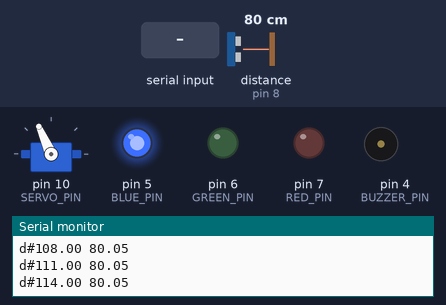
Simulated run of this sketch. Board: Arduino Uno, built with avr-gcc and run on an emulated ATmega328P. Parts: servo, output pins drawn as LEDs (lit = HIGH), buzzer (waves = sounding), the last lines printed to the serial monitor. Wiring (inferred from the names in the program): ultrasonic range finder: trigger pin 9; echo pin 8. Inputs (shaded band) come from the test bench; at power-on: distance to the obstacle (sensor on pin 8) 80 cm. The echo pulse lasts 58.3 µs per cm; pins used as bus, display or sensor lines are not drawn.

Above: at 1.2 s.
1.3 s: distance to the obstacle (sensor on pin 8) set to 34 cm
At 1.78 s:
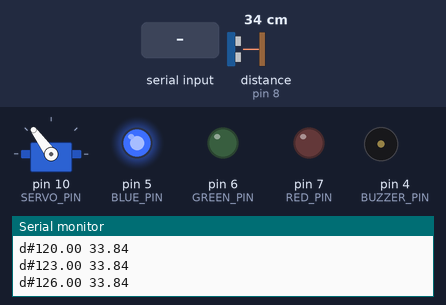
4.3 s: distance to the obstacle (sensor on pin 8) set to 27 cm
At 4.39 s:
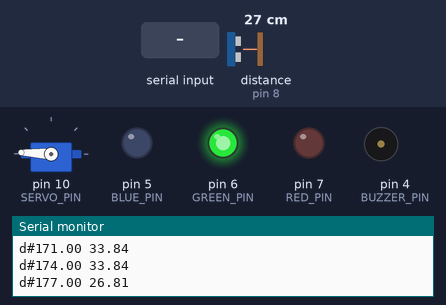
7.3 s: "r\n" received over the second serial link
10.3 s: distance to the obstacle (sensor on pin 8) set to 2 cm
At 10.52 s:
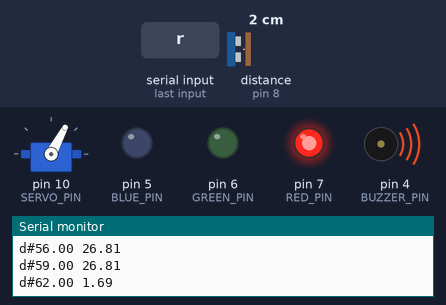
13.3 s: "r\n" received over Serial
16.3 s: distance to the obstacle (sensor on pin 8) set to 18 cm
At 16.43 s:
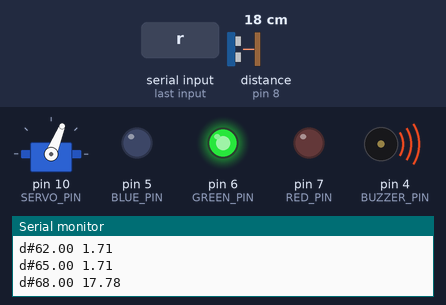
Timing chart, 0 to 22.7 s (numbered marks = the images above; inputs shaded):
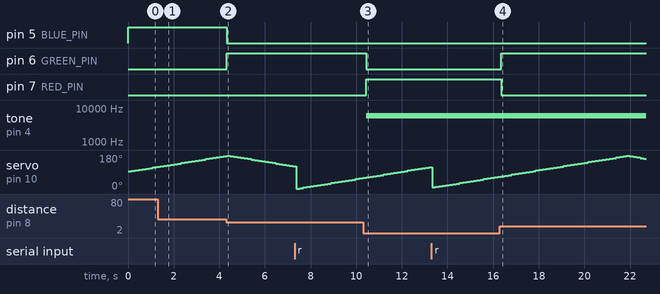

The sketch:

ardunio.ino
```cpp
#include <Servo.h>
#include <SoftwareSerial.h>


// << PINS >>
// BUZZER
const int BUZZER_PIN = 4;

// SONAR
const int TRIGGER_PIN = 9;
const int ECHO_PIN = 8;

// SERVO
const int SERVO_PIN = 10;

// LED
const int GREEN_PIN = 6;
const int BLUE_PIN = 5;
const int RED_PIN = 7;

// BLUETOOTH
const int BLUETOOTH_TX_PIN = 0;
const int BLUETOOTH_RX_PIN = 1;

void broadcastData(float, float);


// SONAR
const float MILLIS_TO_CM = 0.01723;
long duration;

float fetchDistance()
{
	// Set pin to output
    pinMode(TRIGGER_PIN, OUTPUT);

	// Send pulse
    digitalWrite(TRIGGER_PIN, LOW);
    delayMicroseconds(2);
    digitalWrite(TRIGGER_PIN, HIGH);
    delayMicroseconds(10);
    digitalWrite(TRIGGER_PIN, LOW);

	// Set pin to input, unnecessary in this case
    pinMode(ECHO_PIN, INPUT);

	// Read data
    duration = pulseIn(ECHO_PIN, HIGH);
    return duration * MILLIS_TO_CM;

}

// BUZZER
// Buzz different sounds depending on distance
void buzz(const float distance) {
  if(distance < 5) tone(BUZZER_PIN, 6000);
  else if(distance < 10) tone(BUZZER_PIN, 4000);
  else if(distance < 15) tone(BUZZER_PIN, 2000);
}


// LED
// Define pins
const int COLOR_PINS[3] = {BLUE_PIN, RED_PIN, GREEN_PIN};

int activePin = -1;

// Loop all pins and set all low except the activated one
void setColor(const int color) {
    if(activePin == color) return;
    activePin = color;

    for(int pin : COLOR_PINS) {
        if(pin == color) digitalWrite(color, HIGH);
        else digitalWrite(pin, LOW);
    }
}

// SERVO
Servo servo;
const int MAX_ANGLE = 175;
const int MIN_ANGLE = 5;
const int STEP = 3;

int angle = 0;
int reverse = 0;

// Move servo each tick
void servoMoveNext() {
    if(reverse)angle -= STEP;
    else angle += STEP;

    if(angle >= MAX_ANGLE) reverse = 1;
    else if(angle <= MIN_ANGLE) reverse = 0;

    servo.write(angle);
}

// Set servo angle
void servoSetAngle(int newAngle) {
  angle = newAngle;
  servo.write(angle);
}

// Reset servo angle
void servoReset() {
    angle = MIN_ANGLE;
    servo.write(angle);
}

// PROCESS INFO
const float CLOSE = 15;
const float MEDIUM = 30;

// Process the distance values
void processDistance(const float distance) {
    if(distance < CLOSE) {
        setColor(RED_PIN);
        buzz(distance);

    } else if(distance < MEDIUM) {
        setColor(GREEN_PIN);
        buzz(distance);

    } else {
        setColor(BLUE_PIN);
        noTone(BUZZER_PIN);
    }
}

// SETUP
SoftwareSerial btSerial(0, 1);

void setup()
{
	// Enable color pins as output
    for(int pin : COLOR_PINS) pinMode(pin, OUTPUT);

	// Enable buzzer pin as output
    pinMode(BUZZER_PIN, OUTPUT);

	// Set servo pin
    servo.attach(SERVO_PIN);

	// Set turret to 90 degrees
    servoSetAngle(90);

	// Start listening on both serials
    Serial.begin(9600);
    btSerial.begin(9600);
}


// LOOP


int sonarActive = 1;
int autoTurn = 1;
int manualControl = 0;

float distanceCentis = 0;

void loop()
{
  // Unused, used for getting input from the bluetooth
  getInput();

  // Auto turn
  if(autoTurn) {
    servoMoveNext();
  }

  // Enable data reading and broadcasting
  if(sonarActive) {
    distanceCentis = fetchDistance();
    broadcastData(angle, distanceCentis);
    processDistance(distanceCentis);
  }

  // Base delay of 150 ms
  delay(150);
}

// INPUT
char input;

int parseCommand(byte * buffer, int lastIndex) {
  // Parse incoming commands from serial
  // All inputs are 2 bytes
  switch(buffer[0]) {
    case 'a': // Auto on - off
      if(buffer[1] == '1') { // Auto mode on - off
        Serial.println("m#Auto rotate mode on!");
        manualControl = 0;
        autoTurn = 1;
      } else {
        Serial.println("m#Auto rotate mode off!");
        autoTurn = 0;
      }
      break;
    case 'r': // Reset to 0
      servoReset();
      break;
    case 's': // Sonar on - off
      if(buffer[1] == '1') {
        Serial.println("m#Sonar turned on!");
        sonarActive = 1;
      } else {
        Serial.println("m#Sonar turned off!");
        sonarActive = 0;
      }
      break;
    case 'c': // Manual control mode
      if(buffer[1] == '1') {
        Serial.println("m#Manual control turned on!");
        autoTurn = 0;
        manualControl = 1;
      } else {
        Serial.println("m#Manual control turned off!");
        manualControl = 0;
      }
      break;
    case 'm': // Set angle
      if(manualControl != 1) {
        Serial.println("m#Manual control is not enabled!");
        return;
      }

      // Second byte in the buffer is the angle
      servoSetAngle(buffer[1]);
      break;
  }
}


int badInput = 0;
int index = 0;
byte buffer[2] = {};

// Wipe the buffer
void cleanBuffer(char * buffer) {
  for(int i = 0; i < 2; i++) {
    buffer[i] = NULL;
  }
}

// Get input, if input is bad, move to next batch
void getInput() {
  // Bluetooth input
  while(btSerial.available()) {
    if(index == 2) {
      badInput = 1;
        index = 0;
      }

        input = btSerial.read();
        Serial.print("got:");
        Serial.print(input);

        if(input == '\n') {
          if(!badInput) parseCommand(buffer, index);

          cleanBuffer(buffer);
          badInput = 0;
          index = 0;
        } else {
          buffer[index] = input;
          index++;
        }
  }

    // Serial input
    while(Serial.available()) {
        if(index == 2) {
          badInput = 1;
          index = 0;
        }

        input = Serial.read();

        if(input == '\n') {
          if(!badInput) parseCommand(buffer, index);

          cleanBuffer(buffer);
          badInput = 0;
          index = 0;
        } else {
          buffer[index] = input;
          index++;
        }
    }
}

// Send data to both Serial and Bluetooth since 0 and 1 port is used.
void broadcastData(const float angle, const float distanceCms) {
  Serial.print("d#");
  Serial.print(angle);
  Serial.print(" ");
  Serial.println(distanceCms);
}
```

Measured:
- the behaviour switches between 31 and 30 cm on distance to the obstacle (sensor on pin 8) (found by bisection; images 1 and 2)
- after the input at 4.3 s, pin 5 (BLUE_PIN): HIGH → LOW at once; pin 6 (GREEN_PIN): LOW → HIGH at once
- after the input at 10.3 s, pin 6 (GREEN_PIN): HIGH → LOW after 0.15 s; pin 7 (RED_PIN): LOW → HIGH after 0.15 s; tone on pin 4 (BUZZER_PIN): silent → 6000 Hz after 0.15 s
- after the input at 16.3 s, pin 6 (GREEN_PIN): LOW → HIGH after 0.06 s; pin 7 (RED_PIN): HIGH → LOW after 0.06 s
- by itself, servo on pin 10 (SERVO_PIN): rises from 65° to 176° in 5.5 s, then falls to 161° in 0.76 s
